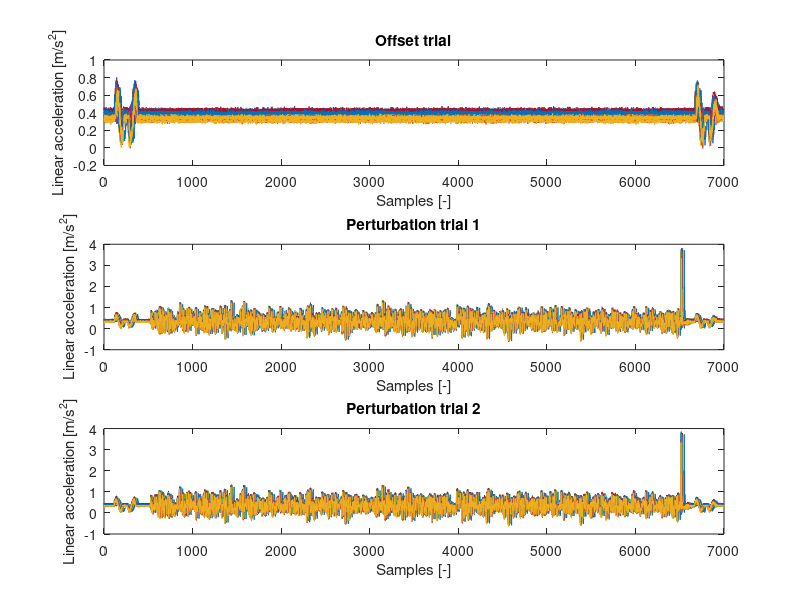

Write the MATLAB code that produced this figure. (Note: this script raises an error after producing the figure.)
%% Processing and analysing raw sway IMU data for 24 subjects

% This script processes the raw heave IMU data for 24 subjects into final
% acceleration input signals suitable for system identification.

clear all
close all
clc 

%% Load files

% !!! CHANGE DESIGNED PERTURBATION FOR CORRECT MOTION HERE !!!
% Designed perturbation signal
load('sway_pert_amp075'); 
clearvars sway_vel_amp075 sway_dis_amp075

% !!! CHANGE mat-file FOR CORRECT MOTION HERE !!!
% Measured force signals
IMU_data  = load('cell_array_sway_IMU_data_24subs.mat');

%% Define the correct sign convention here
des_pert    = sway_acc_amp075;
clearvars sway_acc_amp075

%% Genereta cell structure (DO NOT CHANGE!)
IMU_data    = struct2cell(IMU_data);
offset      = cell2mat(IMU_data{1});
trial1      = cell2mat(IMU_data{2});
trial2      = cell2mat(IMU_data{3});

%% Plot raw acceleration data
figure('name', 'Raw IMU data')
subplot(311)
    plot(offset)
    xlabel('Samples [-]')
    ylabel('Linear acceleration [m/s^2]')
    title('Offset trial');
subplot(312)
    plot(trial1)
    xlabel('Samples [-]')
    ylabel('Linear acceleration [m/s^2]')
    title('Perturbation trial 1');
subplot(313)
    plot(trial2)
    xlabel('Samples [-]')
    ylabel('Linear acceleration [m/s^2]')
    title('Perturbation trial 2');
    
%% Filtering IMU data for removing noise
close all
offset_filt = IMU_noise_filter(offset);
trial1_filt = IMU_noise_filter(trial1);
trial2_filt = IMU_noise_filter(trial2);

%% Plot unfiltered against filtered IMU data
figure('name','Unfiltered vs. filtered IMU data')
subplot(231)
    plot(offset)
    %ylim([8 12]);
    %xlim([0 7000]);
    ylabel('Linear acceleration [m/s^2]')
    title('Offset trial unfiltered');
subplot(234)
    plot(offset_filt)
    %ylim([8 12]);
    %xlim([0 7000]);
    ylabel('Linear acceleration [m/s^2]')
    xlabel('Samples [-]')
    title('Offset trial filtered');
subplot(232)
    plot(trial1)
    %ylim([8 12]);
    %xlim([0 7000]);
    title('Trial 1 unfiltered');
subplot(235)
    plot(trial1_filt)
    %ylim([8 12]);
    %xlim([0 7000]);
    ylabel('Linear acceleration [m/s^2]')
    xlabel('Samples [-]')
    title('Trial 1 filtered');
subplot(233)
    plot(trial2)
    %ylim([8 12]);
    %xlim([0 7000]);
    ylabel('Linear acceleration [m/s^2]')
    xlabel('Samples [-]')
    title('Trial 2 unfiltered');
subplot(236)
    plot(trial2_filt)
    %ylim([8 12]);
    %xlim([0 7000]);
    ylabel('Linear acceleration [m/s^2]')
    xlabel('Samples [-]')
    title('Trial 2 filtered');

%% Compare designed perturbation signal with measured IMU signal
close all
figure()
    hold on;
    plot(des_pert);
    plot(trial1_filt(:,14));
    legend('Des. perturbation', 'Mes. signal')

%% Calculate delay and align all measured interface forces with the designed signal 
close all 

% this function calculates for all participants the delay between the
% designed signal and the measured IMU signals for trial 1 and 2.
[t1_aligned, lag_t1] = my_xcov_function_IMU(des_pert, trial1_filt);
[t2_aligned, lag_t2] = my_xcov_function_IMU(des_pert, trial2_filt);

%% Resample the measured IMU data

% p and q define the resampling rate = p/q
p =6600 %6500;
q =6802 %6502;

t1_resampled = my_resample_function(t1_aligned,p,q);
t2_resampled = my_resample_function(t2_aligned,p,q);

%% Check here the effect of resampling for individual subjects 
% give in subject number here
subject = 3;

% calculate offset of IMU sensor for better comparison 
error = mean(offset(1000:6000,subject));

figure('name','Checking the effect of resampling')
subplot(211)
    hold on;
    plot(des_pert)
    plot(t1_aligned{subject}-error)
    ylim([-2 2])
    ylabel('Linear acceleration [m/s^2]')
    xlabel('Samples [-]')
    legend('Des. perturbation', 'Raw Mes. signal')
subplot(212)
    hold on;
    plot(des_pert)
    plot(t2_resampled{subject}-error)
    ylim([-2 2])
    ylabel('Linear acceleration [m/s^2]')
    xlabel('Samples [-]')
    legend('Des. perturbation', 'Resamp. Mes. signal')

%% Extract perturbation part from measured IMU signals
final_acc_t1 = extract_pert_part_IMU(t1_resampled);
final_acc_t2 = extract_pert_part_IMU(t2_resampled);

figure()
subplot(211)
    plot(final_acc_t1);
    xlim([0 1000]);
subplot(212)
    plot(final_acc_t2);
    xlim([0 1000]);
%% Indicate which signal does not fit with the other signals
outsider_signal=final_acc_t2(315:315,1:end)
bar(outsider_signal)
[M,I]=min(outsider_signal)


%% Store final acc. signals for system identification (SI) 
close all
%%% !!! CHANGE NAME IN CORRECT MOTION !!! %%%
sway_acc_signals_SI_t1 = final_acc_t1; 
sway_acc_signals_SI_t2 = final_acc_t2;

%%% !!! STORE IN SAME DIRECTORY THAT CONTAINS THE TRANSFER FUNCTION SCRIPT FOR RIDER ID !!! %%% 
save('D:\gdialynas\Desktop\My files\Passive rider project\Msc_Jelle_de_hann\IMU_data\Sway IMU data\sway_acc_signals_SI_t1_t2.mat','sway_acc_signals_SI_t1','sway_acc_signals_SI_t2');
